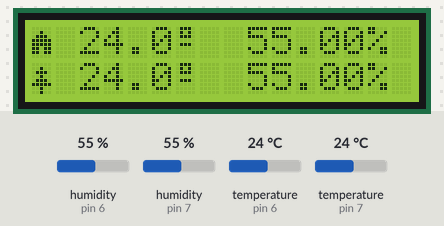
This sketch was run on a simulated Arduino Uno, built with avr-gcc and run on an emulated ATmega328P. On the bench: 16×2 character LCD. The test bench sets the inputs (shaded band); at power-on: humidity (sensors on pin 6, pin 7) 55 %, temperature (sensors on pin 6, pin 7) 24 °C.

Above: at 2.7 s.
2.8 s: humidity (sensor on pin 6) set to 22 %
At 4.6 s:
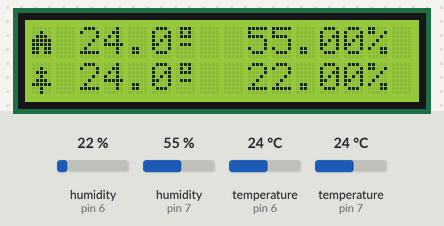
5.8 s: humidity (sensor on pin 7) set to 22 %
At 6.5 s:
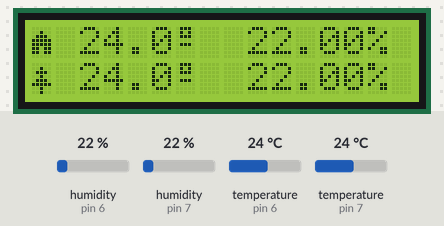
8.8 s: temperature (sensor on pin 6) set to 12 °C
At 11.4 s:
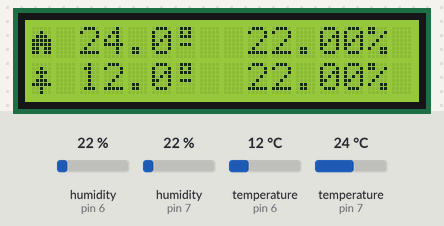
11.8 s: temperature (sensor on pin 7) set to 12 °C
At 13.3 s:
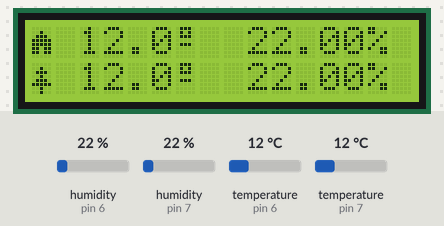
14.8 s: humidity (sensor on pin 6) set to 40 %
At 17.0 s:
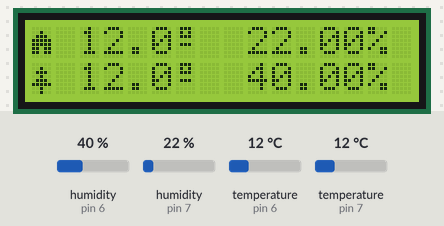
17.9 s: humidity (sensor on pin 7) set to 40 %
At 18.8 s:
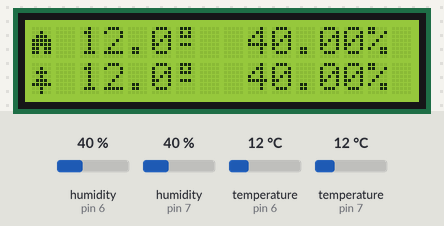
Timing chart, 0 to 20.9 s (numbered marks = the images above; inputs shaded):
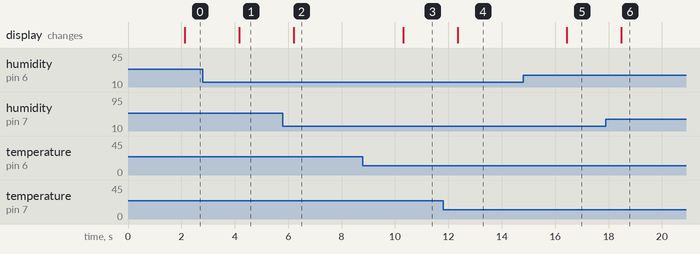

Measured:
- after the input at 2.8 s, the display: changes after 1.4 s (image 1)
- after the input at 5.8 s, the display: changes after 0.42 s (image 2)
- after the input at 8.8 s, the display: changes after 1.5 s (image 3)
- after the input at 11.8 s, the display: changes after 0.54 s (image 4)
- after the input at 14.8 s, the display: changes after 1.6 s (image 5)
- after the input at 17.9 s, the display: changes after 0.57 s (image 6)

The sketch:

termometro.c.ino
```cpp
#include "DHT.h"
#include <LiquidCrystal_I2C.h>

#define DHTPIN_IN 7
#define DHTPIN_OUT 6
#define DHTTYPE DHT21 // DHT21 (AM2301)

/**
Alimentación de entrada a VIN del arduino y de 5V a los dispositivos
D6 cable amarillo detector OUT
D7 cable amarillo detector IN

A4 al SDA del LCD
A5 añ SCL del LCD
*/


byte house[] = {
  B00000,
  B00100,
  B01110,
  B11111,
  B11111,
  B11011,
  B11011,
  B00000
};

byte tree[] = {
  B00000,
  B00100,
  B01110,
  B00100,
  B01110,
  B11111,
  B00100,
  B00100
};

byte grades[] = {
  B01110,
  B01010,
  B01110,
  B00000,
  B01110,
  B00000,
  B00000,
  B00000
};

LiquidCrystal_I2C lcd(0x27,16,2);
DHT dht_in(DHTPIN_IN, DHTTYPE);
DHT dht_out(DHTPIN_OUT, DHTTYPE);

void setup() {
    // Inicializar el LCD
  lcd.init();

  //Encender la luz de fondo.
  lcd.backlight();

  lcd.createChar(0, house);
  lcd.createChar(1, tree);
  lcd.createChar(2, grades);

  //Paso 4
  Serial.begin(9600);
  lcd.print("Holis!");
  dht_in.begin();
  dht_out.begin();
}

void loop() {
    delay(2000);

    float h_in = dht_in.readHumidity();
    float t_in = dht_in.readTemperature();
    float h_out = dht_out.readHumidity();
    float t_out = dht_out.readTemperature();

    //Paso 8
    if (isnan(h_in) || isnan(t_in)) {
    Serial.println("Failed to read from DHT sensor!");
    return;
    }

     // Ubicamos el cursor en la primera posición(columna:0) de la segunda línea(fila:1)
    lcd.setCursor(0, 0);
    // Escribimos el número de segundos trascurridos

    lcd.setCursor(0, 0);
    lcd.write(0);

    lcd.print(" ");
    lcd.print(t_in,1);
    lcd.write(2);
    lcd.print("  ");
    lcd.print(h_in);
    lcd.print("%");


    lcd.setCursor(0, 1);
    // Escribimos el número de segundos trascurridos
    lcd.write(1);
    lcd.print(" ");
    lcd.print(t_out,1);
    lcd.write(2);
    lcd.print("  ");
    lcd.print(h_out);
    lcd.print("%");
}
```
